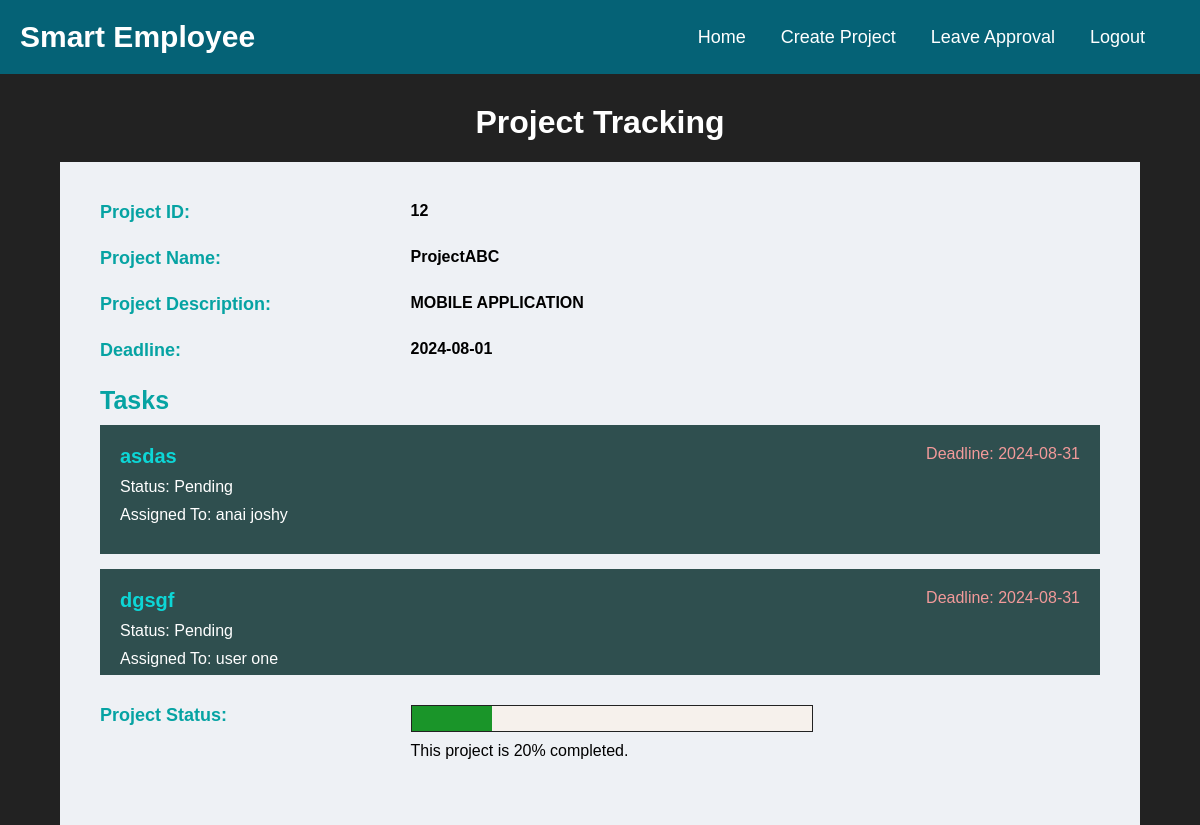
/project_tracking.php?project_id=12, run on the app's committed database.
### tables this page shows
CREATE TABLE `tasks` (
  `task_id` int(11) NOT NULL,
  `project_id` int(11) DEFAULT NULL,
  `task_name` varchar(100) NOT NULL,
  `description` text DEFAULT NULL,
  `assigned_to` int(11) DEFAULT NULL,
  `start_date` date DEFAULT NULL,
  `end_date` date DEFAULT NULL,
  `status` enum('Pending','In Progress','Completed','Not Completed') DEFAULT 'Pending'
);

CREATE TABLE `projects` (
  `project_id` int(11) NOT NULL,
  `project_name` varchar(100) NOT NULL,
  `description` text DEFAULT NULL,
  `start_date` date DEFAULT NULL,
  `end_date` date DEFAULT NULL,
  `status` enum('Pending','In Progress','Completed') DEFAULT 'Pending',
  `user_id` int(11) DEFAULT NULL,
  `managed_by` int(11) DEFAULT NULL
);

CREATE TABLE `users` (
  `user_id` int(11) NOT NULL,
  `username` varchar(255) NOT NULL,
  `password` varchar(255) NOT NULL,
  `role` varchar(50) DEFAULT NULL,
  `first_name` varchar(100) DEFAULT NULL,
  `last_name` varchar(100) DEFAULT NULL,
  `email` varchar(255) NOT NULL,
  `phone` varchar(15) DEFAULT NULL,
  `address` varchar(255) DEFAULT NULL,
  `date_joined` date DEFAULT NULL,
  `department` varchar(100) DEFAULT NULL,
  `job_title` varchar(100) DEFAULT NULL,
  `date_of_birth` date DEFAULT NULL,
  `emergency_contact_name` varchar(100) DEFAULT NULL,
  `emergency_contact_phone` varchar(15) DEFAULT NULL,
  `emergency_contact_relation` varchar(100) DEFAULT NULL,
  `project_id` int(11) DEFAULT NULL,
  `hourly_rate` int(11) NOT NULL DEFAULT 25
);

### project_tracking.php (the view, shortened to what this page needs)
<?php
require_once ('db_connection.php');
if (isset($_GET['project_id'])) {
  $project_id = $_GET['project_id'];
}
?>
<!DOCTYPE html>
<html lang="en">
<head>
  <link rel="stylesheet" href="assets/css/style.css">
</head>
<?php
  $project_data = $pdo->prepare("SELECT p.project_id as project_id, p.project_name as project_name, p.description as project_description, p.status as project_status, p.end_date as deadline,
           t.task_id as task_id, t.task_name as task_name, t.status as task_status, t.assigned_to as assigned_to, t.project_id as project_id
    FROM projects p
    LEFT JOIN tasks t ON p.project_id = t.project_id
    WHERE p.project_id = $project_id");
  $project_data->execute();
  if ($project_details = $project_data->fetch(PDO::FETCH_ASSOC)) {
  ?>
<body class="pro_track">
<header>
  <nav class="navigation">
    <a class="navigation-logo" href="#">Smart Employee</a>
    <div>
      <div class="navigation-cont">
        <a class="navigation-link" href="projectmanager.php">Home</a>
        <a class="navigation-link" href="management.php">Create Project</a>
        <a class="navigation-link" href="Manage_Leave_Requests.php">Leave Approval</a>
        <a class="navigation-link" href="logout.php">Logout</a>
      </div>
    </div>
  </nav>
</header>
<main>
  <h1 class="emp_head">Project Tracking</h1>
  <div class="pro_box">
    <div class="pro_wrap">
      <p class="pro_label">Project ID:</p>
      <p class="pro_value"><?php echo $project_details['project_id']; ?></p>
    </div>
    <div class="pro_wrap">
      <p class="pro_label">Project Name:</p>
      <p class="pro_value"><?php echo $project_details['project_name']; ?></p>
    </div>
    <div class="pro_wrap">
      <p class="pro_label">Project Description:</p>
      <p class="pro_value"><?php echo $project_details['project_description']; ?></p>
    </div>
    <div class="pro_wrap">
      <p class="pro_label">Deadline:</p>
      <p class="pro_value"><?php echo $project_details['deadline']; ?></p>
    </div>
    <div class="pro_task_outer">
      <p class="pro_label">Tasks</p>
      <div class="pro_value">
        <div class="pro_task_box">
          <?php
          $task_data = $pdo->prepare("SELECT * FROM tasks WHERE project_id=$project_id");
          $task_data->execute();
          $tasks=[];
            while ($task_details = $task_data->fetch(PDO::FETCH_ASSOC)) {
              $tasks[] = $task_details;
            }
          if(!empty($tasks)){
          foreach ($tasks as $task) :
          ?>
            <div class="pro_task_wrap">
              <div class="pro_task_row1">
                <p class="pro_task_name"><?php echo $task['task_name']; ?></p>
                <p class="pro_task_end">Deadline: <span><?php echo $task['end_date']; ?></span></p>
              </div>
              <p class="pro_task_status">Status: <span><?php echo $task['status']; ?></span></p>
                  <?php
                  $task_id = $task['task_id'];
                  $assignee_data = $pdo->prepare("SELECT t.task_id as task_id, u.first_name as first_name, u.last_name as last_name
                  FROM tasks t JOIN users u ON t.assigned_to = u.user_id WHERE task_id=$task_id");
                  $assignee_data->execute();
                  while ($assignee_details = $assignee_data->fetch(PDO::FETCH_ASSOC)) {
                  ?>
                    <p class="pro_task_assignee">Assigned To: <span><?php echo $assignee_details['first_name'];?></span> <span><?php echo $assignee_details['last_name']; ?></span></p>
                  <?php } ?>
            </div>
            <?php endforeach;
            }
            else{
            echo "<p>No tasks found for this project</p>";
          }
            ?>
          </div>
      </div>
    </div>
    <?php
          $completed_tasks = $pdo->prepare("SELECT status FROM tasks WHERE project_id = $project_id AND status = 'Completed'");
          $completed_tasks->execute();
            while ($completed_tasks_details = $completed_tasks->fetch(PDO::FETCH_ASSOC)) {
              $completed_status[] = $completed_tasks_details;
            }
            if(!empty($completed_status)){
              $completed_count = count($completed_status);
            }
    ?>
    <?php
          $total_tasks = $pdo->prepare("SELECT status FROM tasks WHERE project_id = $project_id");
          $total_tasks->execute();
            while ($total_tasks_details = $total_tasks->fetch(PDO::FETCH_ASSOC)) {
              $total_status[] = $total_tasks_details;
            }
            if(!empty($completed_status)){
              $total_count = count($total_status);
            }
    ?>
    <?php
      if(!empty($completed_count) && !empty($total_count)){
      $progress_percentage = ($completed_count/$total_count)*100;
    }
    ?>
 <div class="pro_wrap">
      <p class="pro_label">Project Status:</p>
      <div class="pro_value">
        <div class="pro_progress_box">
        <?php
        if (!empty($progress_percentage)) {
        ?>
          <div class="pro_progress_cont" <?php echo "style='width: $progress_percentage%'"; ?>></div>
        <?php } ?>
        </div>
        <?php
        if (!empty($progress_percentage)) {
        ?>
        <div>This project is <?php echo $progress_percentage; ?>% completed.</div>
        <?php } ?>
      </div>
    </div>
  </div>
</main>
</body>
<?php
}
?>
</html>

### assets/css/style.css (style rules this page uses)
body { font-family: Arial; margin: 0; padding: 0; font-size: 16px; }
a { text-decoration: none !important; }
p { margin: 0; }
h1 { text-align: center; color: #333; }
.navigation { background-color: #056276; display: flex; justify-content: space-between; align-items: center; padding: 20px; }
.navigation-logo { color: white; font-size: 30px; font-weight: bold; text-decoration: none !important; }
.navigation-cont { display: flex; }
.navigation-link { color: white; text-decoration: none; margin-right: 35px; transition: all .3s; font-size: 18px; font-weight: 400; }
.emp_head { color: white; margin-top: 30px; }
.pro_track { background-color: #222; }
.pro_box { background-color: #eef1f5; padding: 40px; max-width: 1000px; margin: 0 auto; }
.pro_wrap { display: flex; justify-content: center; margin-bottom: 25px; }
.pro_label { font-size: 18px; font-weight: bold; width: 30%; margin-right: 15px; color: #06a3a3; }
.pro_value { width: 70%; }
.pro_task_outer { margin-bottom: 30px; }
.pro_task_outer .pro_value { width: 100%; }
.pro_task_outer .pro_label { width: 100%; margin-bottom: 10px; font-size: 25px; }
.pro_task_box { max-height: 250px; overflow-y: scroll; }
.pro_task_wrap { margin-bottom: 15px; background-color: darkslategrey; color: #fff; padding: 20px; }
.pro_task_row1 { display: flex; justify-content: space-between; }
.pro_task_name { font-size: 20px; font-weight: bold; margin-bottom: 10px; color: #0dd6d6; }
.pro_task_end { color: #f39a9a; }
.pro_wrap p { font-weight: bold; }
.pro_task_status { margin-bottom: 10px; }
.pro_task_assignee { margin-bottom: 10px; }
.pro_progress_box { width: 100%; max-width: 400px; height: 25px; border: 1px solid #222; background-color: #f6f1ec; margin-bottom: 10px; }
.pro_progress_cont { background-color: #1a9529; height: 100%; }

### data on the page
tasks: project "12", task_name "asdas", end_date "2024-08-31", status "Pending", assigned_to.first_name "anai", assigned_to.last_name "joshy"
projects: project_name "ProjectABC", description "MOBILE APPLICATION", end_date "2024-08-01"
tasks: task_name "dgsgf", end_date "2024-08-31", status "Pending", assigned_to.first_name "user", assigned_to.last_name "one"

### other printed values
$progress_percentage "20"
